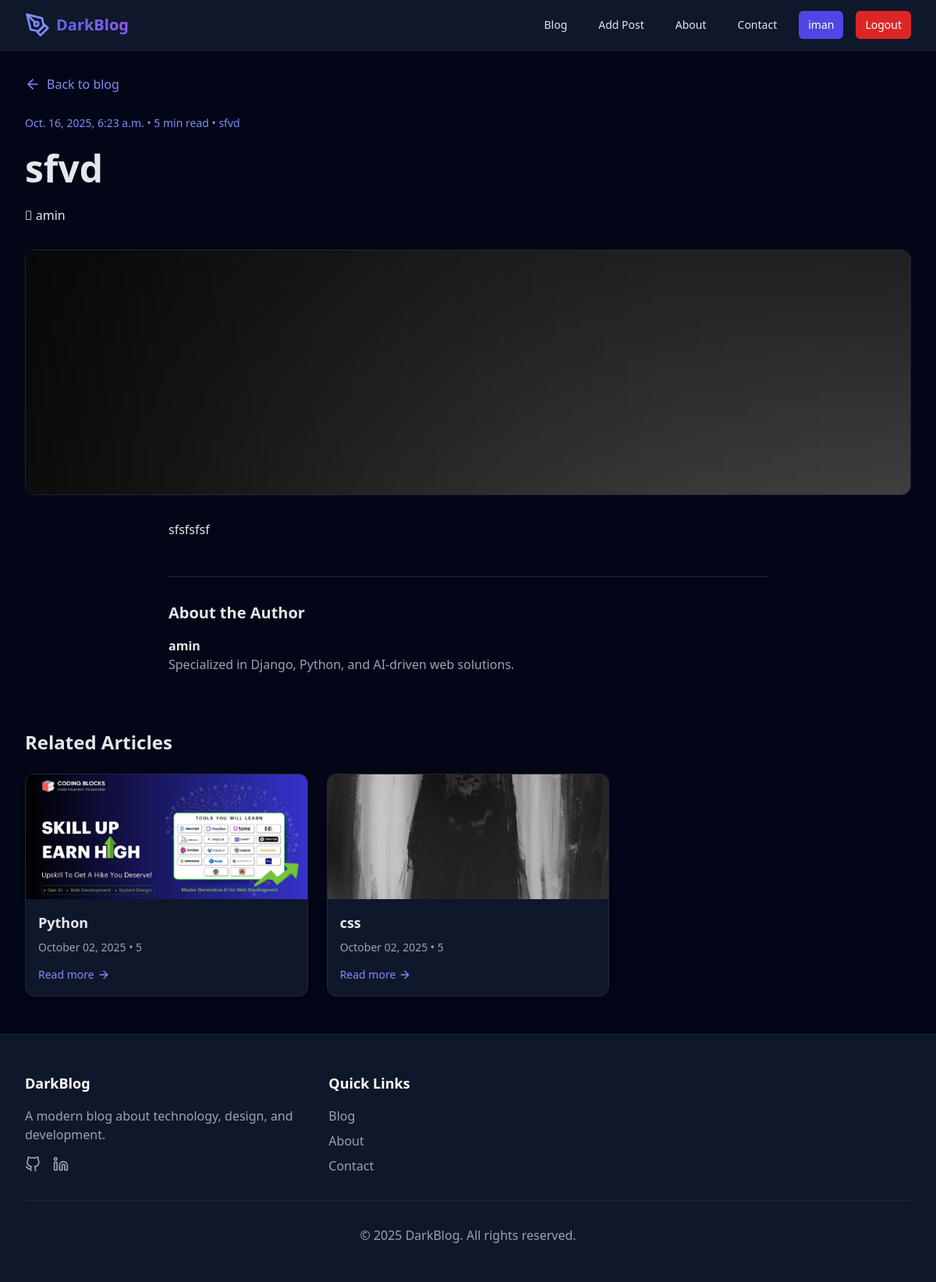
/post/5/ (signed in), run on the app's committed database.
### Home/models.py (models this page shows, shortened)
class Post(models.Model):
    title = models.CharField(max_length=100)
    slug = models.SlugField(unique=True, blank=True, null=True)
    content = models.TextField()
    author = models.ForeignKey(User, on_delete=models.CASCADE)
    image = models.ImageField(upload_to='posts/', blank=True, null=True)
    created = models.DateTimeField(auto_now_add=True)
    read_time = models.PositiveIntegerField(default=5)
    category = models.ForeignKey(Category, on_delete=models.SET_NULL, null=True, blank=True)

class Profile(models.Model):
    user = models.OneToOneField(User, on_delete=models.CASCADE)
    bio = models.TextField(blank=True, null=True)

### Home/views.py (the view)
# urls.py: path('post/<int:pk>/', PostDetailView.as_view(), name='post_detail'),
class PostDetailView(DetailView):
    model = Post
    template_name = 'Home/post_detail.html'
    context_object_name = 'post'
    def get_context_data(self, **kwargs):
        context = super().get_context_data(**kwargs)
        post = self.object
        if post.category:
            related = Post.objects.filter(category=post.category).exclude(id=post.id)[:3]
        else:
            related = Post.objects.exclude(id=post.id)[:3]
        context['related_posts'] = related
        return context

### Home/templates/Home/post_detail.html (shortened to what this page needs)
{% extends 'base.html' %}
{% load static %}
{% block content %}
    <main class="pt-24 pb-12 px-4 sm:px-6 lg:px-8 max-w-7xl mx-auto">
        <div class="mb-6">
            <a href="{% url 'home' %}" class="inline-flex items-center text-indigo-400 hover:text-indigo-300">
                <i data-feather="arrow-left" class="w-5 h-5 mr-2"></i> Back to blog
            </a>
        </div>
        <article class="mb-12">
            <div class="mb-6 text-sm text-indigo-400">
                {{ post.created }} • {{ post.read_time }} min read • {{ post.slug }}
            </div>
            <h1 class="text-3xl sm:text-4xl lg:text-5xl font-bold mb-6" data-aos="fade-up">{{ post.title }}</h1>
            <div class="flex items-center mb-8">
                <div>
                    <p class="font-medium"> &#xe236 {{ post.author }}</p>
                </div>
            </div>
            <img src="{% if post.image %}{{ post.image.url }}{% else %}/media/images/user.jpg{% endif %}"
                 alt="Featured image"
                 class="w-full h-[315px] object-cover rounded-xl mb-8 border border-gray-800">
            <div class="content-wrapper max-w-3xl mx-auto">
                <p class="text-xl font-medium mb-6">{{ post.content|linebreaks }}</p>
                <div class="mt-12 border-t border-gray-800 pt-8">
                    <h3 class="text-xl font-bold mb-4">About the Author</h3>
                    <div class="flex items-start">
                        <div>
                            <p class="font-bold">{{ post.author }}</p>
                            <p class="text-gray-400 mb-2">{{ post.author.profile.bio }}</p>
                        </div>
                    </div>
                </div>
            </div>
        </article>
        <div class="mt-16">
            <h2 class="text-2xl font-bold mb-6">Related Articles</h2>
            <div class="grid grid-cols-1 md:grid-cols-3 gap-6">
                {% for related in related_posts %}
                    <div class="bg-dark rounded-xl overflow-hidden shadow-lg border border-gray-800 transition-all duration-300">
                        <img src="
                                {% if related.image %}{{ related.image.url }}{% else %}{% static 'media/images/user.jpg' %}{% endif %}"
                             alt="Post thumbnail" class="w-full h-40 object-cover">
                        <div class="p-4">
                            <h3 class="text-lg font-bold mb-2">{{ related.title }}</h3>
                            <p class="text-gray-400 text-sm mb-3">{{ related.created|date:'F d, Y' }}
                                • {{ related.read_time }}</p>
                            <a href="{% url 'post_detail' related.pk %}"
                               class="text-indigo-400 hover:text-indigo-300 font-medium inline-flex items-center text-sm">
                                Read more <i data-feather="arrow-right" class="ml-1 w-4 h-4"></i>
                            </a>
                        </div>
                    </div>
                {% endfor %}
            </div>
        </div>
    </main>
{% endblock %}

### templates/base.html (shortened to what this page needs)
{% load static %}
<!DOCTYPE html>
<html lang="en">
<head>
    <script src="https://cdn.tailwindcss.com"></script>
    <link href="https://unpkg.com/aos@2.3.1/dist/aos.css" rel="stylesheet">
</head>
<body class="bg-darker text-gray-200 min-h-screen flex flex-col">
<nav class="bg-dark border-b border-gray-800 fixed w-full z-50">
    <div class="max-w-7xl mx-auto px-4 sm:px-6 lg:px-8">
        <div class="flex items-center justify-between h-16">
            <div class="flex items-center">
                <a href="{% url 'home' %}" class="flex-shrink-0 flex items-center">
                    <i data-feather="pen-tool" class="h-8 w-8 text-indigo-400"></i>
                    <span class="ml-2 text-xl font-bold gradient-text">DarkBlog</span>
                </a>
            </div>
            <div class="hidden md:block">
                <div class="ml-10 flex items-baseline space-x-4">
                    <a href="{% url 'home' %}"
                       class="px-3 py-2 rounded-md text-sm font-medium {% if request.path == '/' %} bg-indigo-900/50 text-white {% else %} hover:bg-gray-800/50 hover:text-white{% endif %}">Blog</a>
                    <a href="{% url 'create_post' %}"
                       class="px-3 py-2 rounded-md text-sm font-medium {% if request.path == '/addpost/' %} bg-indigo-900/50 text-white {% else %} hover:bg-gray-800/50 hover:text-white{% endif %}">Add Post</a>
                    <a href="{% url 'about' %}"
                       class="px-3 py-2 rounded-md text-sm font-medium {% if request.path == '/about/' %}bg-indigo-900/50 text-white{% else %}hover:bg-gray-800/50 hover:text-white{% endif %}">About</a>
                    <a href="{% url 'contact' %}"
                       class="px-3 py-2 rounded-md text-sm font-medium {% if request.path == '/contact/' %}bg-indigo-900/50 text-white{% else %}hover:bg-gray-800/50 hover:text-white{% endif %}">Contact</a>
                    {% if request.user.is_authenticated %}
                        <a href="{% url 'edit_user' %}"
                                class="px-3 py-2 rounded-md text-sm font-medium bg-indigo-600 text-white">
                            {{ request.user.username }}
                        </a>
                        <a href="{% url 'logout' %}"
                           class="px-3 py-2 rounded-md text-sm font-medium bg-red-600 hover:bg-red-700 text-white">
                            Logout
                        </a>
                    {% endif %}
                </div>
            </div>
        </div>
    </div>
</nav>
<main class="flex-grow">
    {% block content %}
    {% endblock %}
</main>
<footer class="bg-dark border-t border-gray-800 py-12">
    <div class="max-w-7xl mx-auto px-4 sm:px-6 lg:px-8">
        <div class="grid grid-cols-1 md:grid-cols-3 gap-8">
            <div>
                <h3 class="text-lg font-semibold text-white mb-4">DarkBlog</h3>
                <p class="text-gray-400">A modern blog about technology, design, and development.</p>
                <div class="flex mt-4 space-x-4">
                    <a href="https://github.com/LEMOONAD" target="_blank" class="text-gray-400 hover:text-white">
                        <i data-feather="github" class="w-5 h-5"></i>
                    </a>
                    <a href="https://www.linkedin.com/in/amin-bagheri-447348229/" target="_blank"
                       class="text-gray-400 hover:text-white">
                        <i data-feather="linkedin" class="w-5 h-5"></i>
                    </a>
                </div>
            </div>
            <div>
                <h3 class="text-lg font-semibold text-white mb-4">Quick Links</h3>
                <ul class="space-y-2">
                    <li><a href="{% url 'home' %}" class="text-gray-400 hover:text-white">Blog</a></li>
                    <li><a href="{% url 'about' %}" class="text-gray-400 hover:text-white">About</a></li>
                    <li><a href="{% url 'contact' %}" class="text-gray-400 hover:text-white">Contact</a></li>
                </ul>
            </div>
        </div>
        <div class="mt-8 pt-8 border-t border-gray-800 text-center text-gray-400">
            <p>&copy; 2025 DarkBlog. All rights reserved.</p>
        </div>
    </div>
</footer>
</body>
</html>

### templates/base.html (style rules this page uses)
.gradient-text { background: linear-gradient(90deg, #6366f1, #8b5cf6); -webkit-background-clip: text; background-clip: text; color: transparent; }

### data on the page
Post: created "Oct. 16, 2025, 6:23 a.m.", read_time "5", slug "sfvd", title "sfvd", author "amin", content "sfsfsfsf", author.profile.bio "Specialized in Django, Python, and AI-driven web solutions."
Post: image (picture), title "Python", created "October 02, 2025", read_time "5"
Post: image (picture), title "css", created "October 02, 2025", read_time "5"

### other printed values
{{ request.user.username }} "iman"
